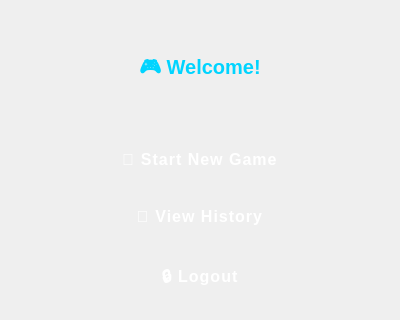
<?xml version="1.0" encoding="UTF-8"?>
<ui version="4.0">
	<class>MainMenuWindow</class>
	<widget class="QWidget" name="MainMenuWindow">
		<property name="geometry">
			<rect>
				<x>0</x>
				<y>0</y>
				<width>400</width>
				<height>320</height>
			</rect>
		</property>
		<property name="windowTitle">
			<string>Main Menu</string>
		</property>
		<property name="styleSheet">
			<string notr="true">
				QWidget {
				background-color: qlineargradient(x1:0, y1:0, x2:1, y2:1,
				stop:0 #14213d, stop:1 #000000);
				color: white;
				font-family: 'Segoe UI';
				}
				QLabel {
				color: #00d4ff;
				font-size: 20px;
				font-weight: bold;
				}
				QPushButton {
				background-color: qlineargradient(x1:0, y1:0, x2:1, y2:1,
				stop:0 #ff4d6d, stop:1 #f72585);
				color: white;
				border-radius: 10px;
				padding: 10px;
				font-weight: bold;
				font-size: 16px;
				text-transform: uppercase;
				letter-spacing: 1px;
				margin: 6px 0;
				}
				QPushButton:hover {
				background-color: #ff758f;
				}
			</string>
		</property>
		<layout class="QVBoxLayout" name="verticalLayout">
			<item>
				<widget class="QLabel" name="titleLabel">
					<property name="text">
						<string>🎮 Welcome!</string>
					</property>
					<property name="alignment">
						<set>Qt::AlignCenter</set>
					</property>
					<property name="font">
						<font>
							<pointsize>20</pointsize>
							<bold>true</bold>
						</font>
					</property>
				</widget>
			</item>
			<item>
				<widget class="QPushButton" name="startGameButton">
					<property name="text">
						<string>🚀 Start New Game</string>
					</property>
				</widget>
			</item>
			<item>
				<widget class="QPushButton" name="historyButton">
					<property name="text">
						<string>📜 View History</string>
					</property>
				</widget>
			</item>
			<item>
				<widget class="QPushButton" name="logoutButton">
					<property name="text">
						<string>🔒 Logout</string>
					</property>
				</widget>
			</item>
		</layout>
	</widget>
	<resources/>
	<connections/>
</ui>
